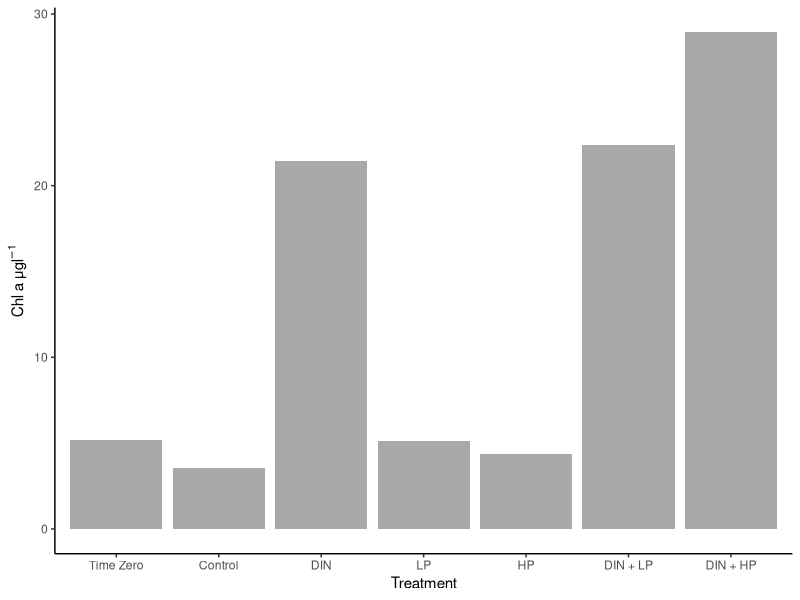
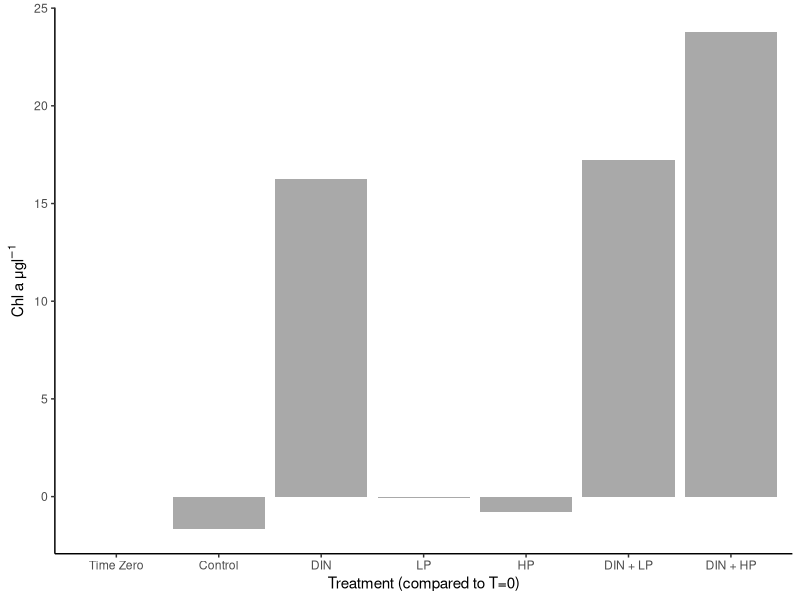
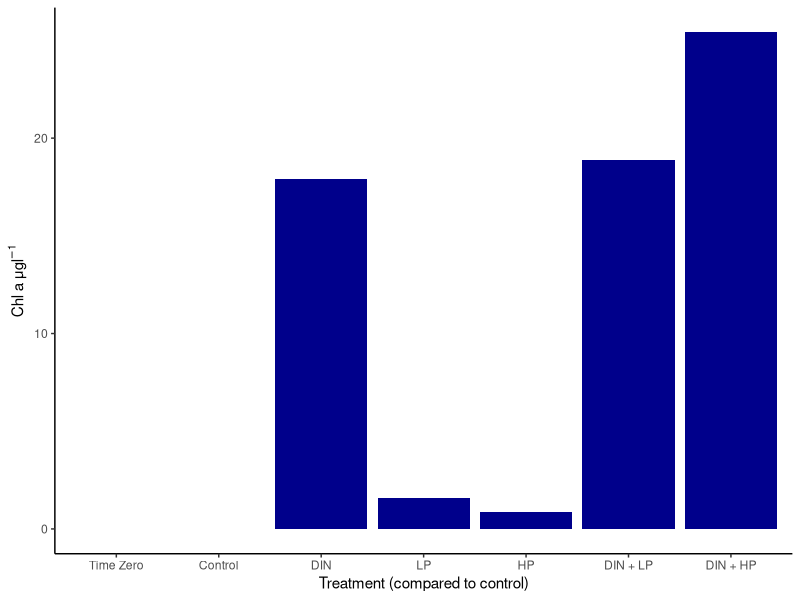
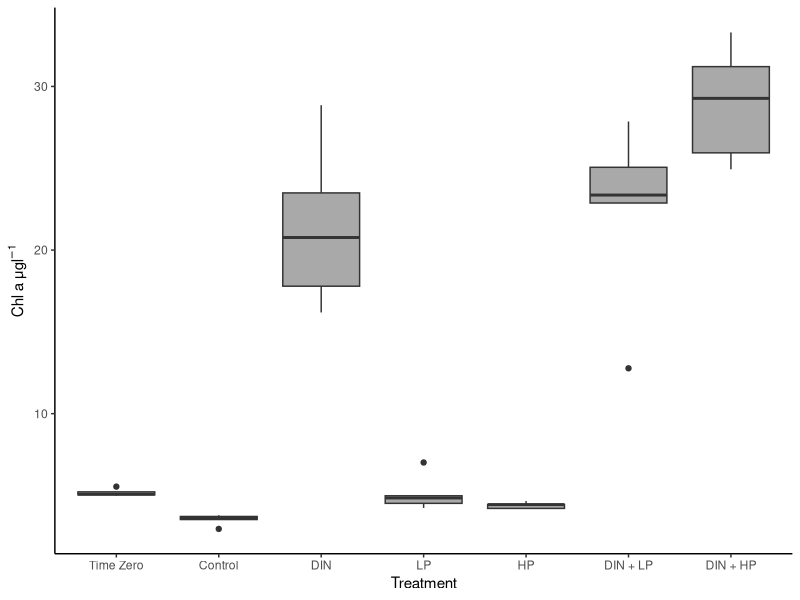

These figures' R source, in order:
#2023-05-10
#CDS

#practice analyzing bioassay 1

library(tidyverse)
library(dplyr)
library(lubridate)
library(readxl)
library(ggplot2)
library(car)
library(rstatix)

install.packages("ggpubr")
library(ggpubr)

#import data

bioassay_1 = read_excel("data/2023-05-10_bioassay_1.xlsx")

summary(bioassay_1)
glimpse(bioassay_1)

#find average per treatment

bioassay_1_avg = bioassay_1 %>%
  group_by(Other) %>%
  summarise(mean_chl = mean(ALL_Chl_a))

bioassay_1_avg

#create figure - bar graph based on average per treatment 

bioassay_1_fig_1 = ggplot() +
  geom_col(aes(x = fct_relevel(Other, "T_0", "Control", "DIN", "LP", "HP", "DIN_LP", "DIN_HP"), 
               y = mean_chl),
           fill = "darkgrey",
           data = bioassay_1_avg) +
  xlab("Treatment") +
  ylab(expression(paste("Chl a \u03BCg", l^-1))) +
  scale_x_discrete(labels= c("T_0" = "Time Zero", "Control" = "Control", "DIN" = "DIN", "LP" = "LP", "HP" = "HP", "DIN_LP" = "DIN + LP", "DIN_HP" = "DIN + HP")) +
  theme_classic() 
ggsave(bioassay_1_fig_1, filename = "figures/bioassay_1_fig_1.png",
       device = "png", height = 7, width = 11)

#anova to compare treatments

leveneTest(bioassay_1$ALL_Chl_a ~ bioassay_1$Other)

oneway.test(ALL_Chl_a ~ Other,
            data = bioassay_1,
            var.equal = FALSE)

bioassay_1_post_hoc = games_howell_test(formula = ALL_Chl_a ~ Other,
                  data = bioassay_1, 
                  conf.level = 0.95, 
                  detailed = FALSE)

print(bioassay_1_post_hoc, n = 22)

#####################################################################################

#net changes

bioassay_1.2 = read_excel("data/bioassay_1.2.xlsx", sheet = 4)

bioassay_1_fig_2 = ggplot() +
  geom_col(aes(x = fct_relevel(Treatment, "T_0", "Control", "DIN", "LP", "HP", "DIN_LP", "DIN_HP"), 
               y = Chl_a_change_t0),
           fill = "darkgrey",
           data = bioassay_1.2) +
  xlab("Treatment (compared to T=0)") +
  ylab(expression(paste("Chl a \u03BCg", l^-1))) +
  scale_x_discrete(labels= c("T_0" = "Time Zero", "Control" = "Control", "DIN" = "DIN", "LP" = "LP", "HP" = "HP", "DIN_LP" = "DIN + LP", "DIN_HP" = "DIN + HP")) +
  theme_classic() 
ggsave(bioassay_1_fig_2, filename = "figures/bioassay_1_fig_2.png",
       device = "png", height = 7, width = 11)

bioassay_1_fig_3 = ggplot() +
  geom_col(aes(x = fct_relevel(Treatment, "T_0", "Control", "DIN", "LP", "HP", "DIN_LP", "DIN_HP"), 
               y = Chl_a_change_control),
           fill = "darkblue",
           data = bioassay_1.2) +
  xlab("Treatment (compared to control)") +
  ylab(expression(paste("Chl a \u03BCg", l^-1))) +
  scale_x_discrete(labels= c("T_0" = "Time Zero", "Control" = "Control", "DIN" = "DIN", "LP" = "LP", "HP" = "HP", "DIN_LP" = "DIN + LP", "DIN_HP" = "DIN + HP")) +
  theme_classic() 
ggsave(bioassay_1_fig_3, filename = "figures/bioassay_1_fig_3.png",
       device = "png", height = 7, width = 11)

#################################################################

#boxplots

bioassay_1_fig_4 = ggplot() +
  geom_boxplot(aes(x = fct_relevel(Other, "T_0", "Control", "DIN", "LP", "HP", "DIN_LP", "DIN_HP"), 
               y = ALL_Chl_a),
           fill = "darkgrey",
           data = bioassay_1) +
  xlab("Treatment") +
  ylab(expression(paste("Chl a \u03BCg", l^-1))) +
  scale_x_discrete(labels= c("T_0" = "Time Zero", "Control" = "Control", "DIN" = "DIN", "LP" = "LP", "HP" = "HP", "DIN_LP" = "DIN + LP", "DIN_HP" = "DIN + HP")) +
  theme_classic() 
ggsave(bioassay_1_fig_4, filename = "figures/bioassay_1_fig_4.png",
       device = "png", height = 7, width = 11)